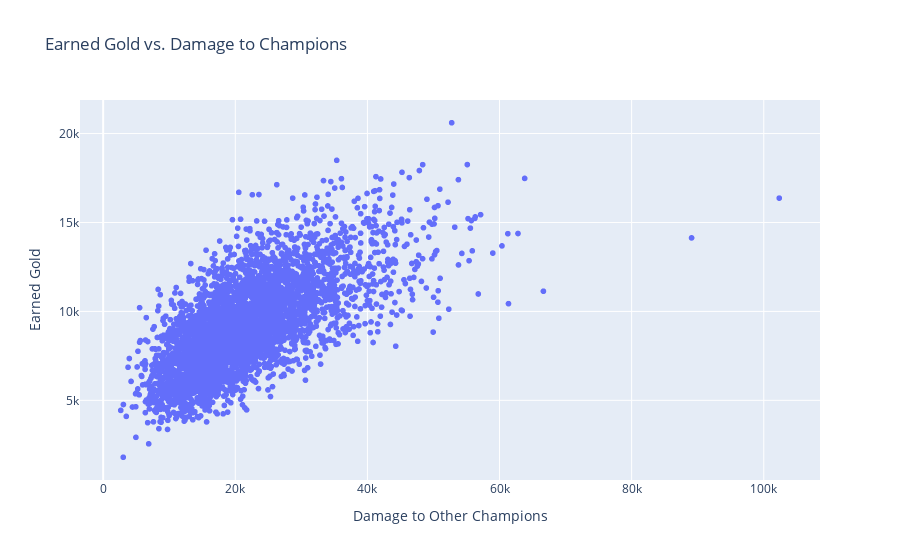

The notebook cell this image was saved under:
### Markdown cell above
**Scatter Plot of damagetochampions and earnedgold:** 

The scatterplot is done to comapre the values of 2 columns (damagetochampions and earnedgold). Based on the graph shown, there is a strong positive lienar association, which means as ... increases, ... will increase as well.

The reason game[::10] is done which takes every 10 rows is because the entire dataframe has too many rows, which means too many points to graph, and ends up demanding a lot of memory and time to run the plot. I was able to reduce the amount of points to graph, without losing the linear association in the graph.

### Code cell
fig = px.scatter(
    data_frame= game[::10],
    x = 'damagetochampions',
    y = 'earnedgold',
    title= 'Earned Gold vs. Damage to Champions'
)
fig.update_layout(
    xaxis_title= 'Damage to Other Champions',
    yaxis_title= 'Earned Gold'
)
fig.show()
fig.write_image("gold_damage_plot.png")

### Figure 1 — Plotly figure (JSON) as saved in the notebook; plotly's stock layout.template omitted (floating-point values rounded to 4 significant figures; data arrays with more than 128 entries replaced by an {"elided": "..."} marker saying what was removed)
{"data": [{"hovertemplate": "damagetochampions=%{x}<br>earnedgold=%{y}<extra></extra>", "legendgroup": "", "marker": {"color": "#636efa", "symbol": "circle"}, "mode": "markers", "name": "", "showlegend": false, "type": "scattergl", "x": {"elided": "3922 int values"}, "xaxis": "x", "y": {"elided": "3922 int values"}, "yaxis": "y"}], "layout": {"autosize": true, "legend": {"tracegroupgap": 0}, "title": {"text": "Earned Gold vs. Damage to Champions"}, "xaxis": {"anchor": "y", "autorange": true, "domain": [0, 1], "range": [-3379.0, 108400.0], "title": {"text": "Damage to Other Champions"}, "type": "linear"}, "yaxis": {"anchor": "x", "autorange": true, "domain": [0, 1], "range": [247.9, 22160.0], "title": {"text": "Earned Gold"}, "type": "linear"}}}
